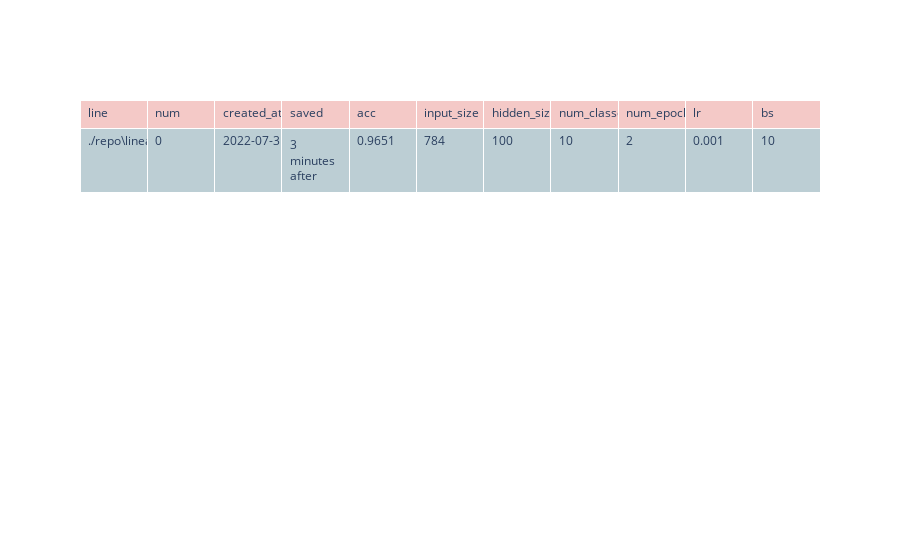

Source (notebook cell):
### Markdown cell above
## Peeking inside repo
To see model's metrics and parameters we don't need to manually go to the folders mentioned or print large metadata in console. Cascade has tools for conveniently show metrics. One of them is `MetricViewer`.

### Code cell
mv = cde.MetricViewer(repo)
mv.plot_table()

### Figure 1 — Plotly figure (JSON) as saved in the notebook; plotly's stock layout.template omitted (floating-point values rounded to 4 significant figures)
{"data": [{"cells": {"align": "left", "fill": {"color": "#bcced4"}, "values": [["./repo\\linear_nn"], [0], ["2022-07-31T16:08:27.310319+00:00"], ["3 minutes after"], [0.9651], [784], [100], [10], [2], [0.001], [10]]}, "header": {"align": "left", "fill": {"color": "#f4c9c7"}, "values": ["line", "num", "created_at", "saved", "acc", "input_size", "hidden_size", "num_classes", "num_epochs", "lr", "bs"]}, "type": "table"}], "layout": {}}
